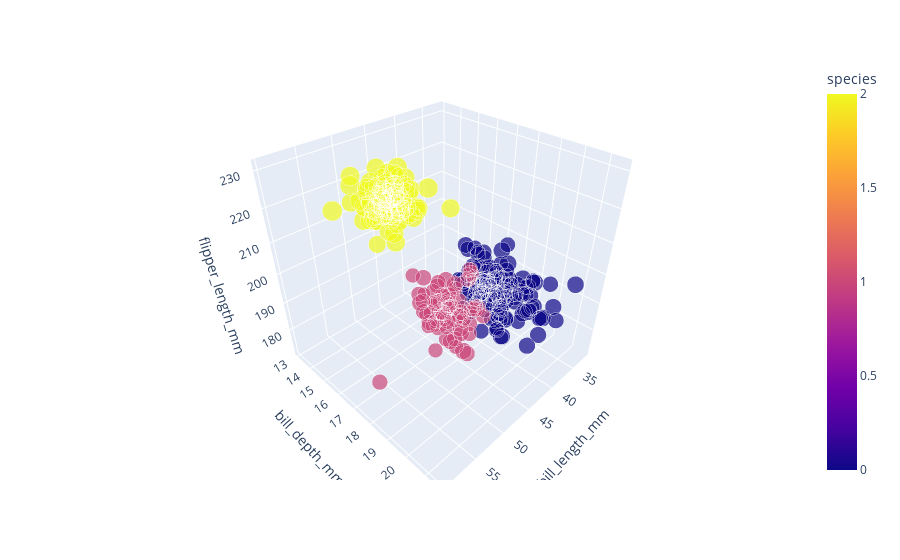

This figure's notebook cell:
### Markdown cell above
Visualizamos nuestros datos en un gráfico 3D.

### Code cell
px.scatter_3d(penguins, x='bill_length_mm', y='bill_depth_mm', z='flipper_length_mm', size='body_mass_g',
                color='species',color_discrete_map={0:'blue', 1:'green', 2:'red'})

### Figure 1 — Plotly figure (JSON) as saved in the notebook; plotly's stock layout.template omitted (floating-point values rounded to 4 significant figures; data arrays with more than 128 entries replaced by an {"elided": "..."} marker saying what was removed)
{"data": [{"hovertemplate": "bill_length_mm=%{x}<br>bill_depth_mm=%{y}<br>flipper_length_mm=%{z}<br>body_mass_g=%{marker.size}<br>species=%{marker.color}<extra></extra>", "legendgroup": "", "marker": {"color": {"elided": "333 int values"}, "coloraxis": "coloraxis", "size": {"elided": "333 int values"}, "sizemode": "area", "sizeref": 15.75, "symbol": "circle"}, "mode": "markers", "name": "", "scene": "scene", "showlegend": false, "type": "scatter3d", "x": {"elided": "333 float values"}, "y": {"elided": "333 float values"}, "z": {"elided": "333 int values"}}], "layout": {"coloraxis": {"colorbar": {"title": {"text": "species"}}, "colorscale": [[0, "#0d0887"], [0.1111, "#46039f"], [0.2222, "#7201a8"], [0.3333, "#9c179e"], [0.4444, "#bd3786"], [0.5556, "#d8576b"], [0.6667, "#ed7953"], [0.7778, "#fb9f3a"], [0.8889, "#fdca26"], [1, "#f0f921"]]}, "legend": {"itemsizing": "constant", "tracegroupgap": 0}, "margin": {"t": 60}, "scene": {"domain": {"x": [0, 1], "y": [0, 1]}, "xaxis": {"title": {"text": "bill_length_mm"}}, "yaxis": {"title": {"text": "bill_depth_mm"}}, "zaxis": {"title": {"text": "flipper_length_mm"}}}}}
